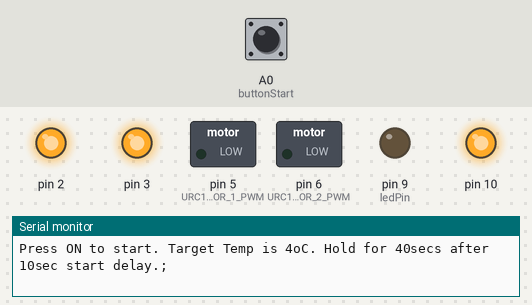
This sketch was run on a simulated Arduino Uno, built with avr-gcc and run on an emulated ATmega328P. Shown: switched loads named in the sketch (green lamp = pin HIGH), output pins drawn as LEDs (lit = HIGH), the last lines printed to the serial monitor. The inputs (shaded band) are chosen by the test bench; at power-on: A0 (buttonStart) HIGH.

Above: at 1.4 s.
1.5 s: A0 (buttonStart) pulled LOW for 1.2 s
At 4.1 s:
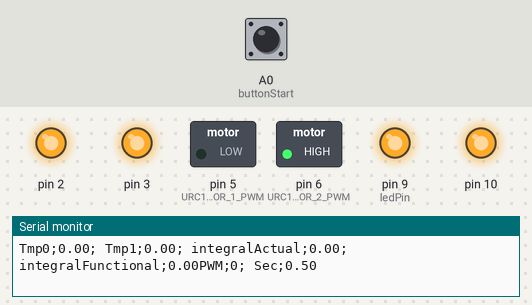
At 13.7 s:
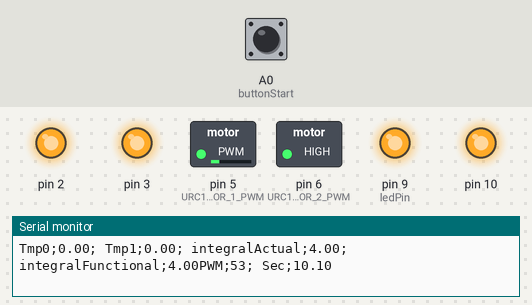
Timing chart, 0 to 15.3 s (numbered marks = the images above; inputs shaded):
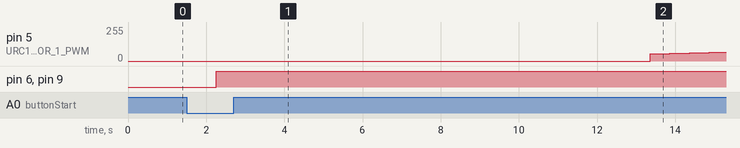

The sketch:

thermal_degeneration.ino
```cpp
/***************************************************************************
This program runs two Peltiers, two k-type thermalcouples, and two CPU coolers for Drosophila temperature treatment
M1 controls both Peltiers
M2 controls both fans
Thermocouple code from PlayingSEN30006_MAX31856_example.ino
***************************************************************************/
#include "PlayingWithFusion_MAX31856.h" //Playing With Fusion thermocouple breakout library
#include "PlayingWithFusion_MAX31856_STRUCT.h"  //Playing With Fusion thermocouple breakout library
#include "SPI.h"  //microcontroler library

// ##### Assay variables ###############################################
// #####################################################################
int targetTemp = 4; //final temp of the ramp
int beginningHold = 10; //time before PWM begins UNIT = seconds
float holdTarget = 40; //length of time that target temp held UNIT = seconds
float assayTime = 200; //total assay time (beginningHold+ramp+holdTarget+extra) UNIT = seconds
// #####################################################################
// #####################################################################

bool assayMax = false;
bool holdMax = false;
float startHold = 0;

//Playing With Fusion breakout

uint8_t TC0_CS  = 2;
uint8_t TC1_CS  = 3;

PWF_MAX31856  thermocouple0(TC0_CS);
PWF_MAX31856  thermocouple1(TC1_CS);

//Program variables

int startDelay = 10000; //delay before PWM starts
float startTime; //store time at which the program is started after button click

int tempPercent; //percent difference from sensor and target temp
int absTempPercent; //make all temp values positive
int rateAdjust; //adjusted rate of PWM power based
int constRateAdjust; // contrained to 0-255

// PID variables
float proportion;
//float cProportion = 100 / targetTemp * 1.6; //testing
float cProportion = 25.788 * pow(targetTemp,-0.549); //this works for 4 and 38 to 46oc
float cIntegral = cProportion / 10.0;
//float maxIntegral = 140; //testing
float maxIntegral = 0.1418 * pow(targetTemp,2) - 5.6618 * targetTemp + 100.38; //this works for 4 and 38 to 46oc
float integralActual = 0.0; // the "I" in PID ##### changing to try to prevent initial drop
float integralFunctional;

//Button controler settings
int ledPin = 9; // button set up
int buttonStart = A0;

byte leds = 0;
bool trigger = false;
bool fanTrigger = false;

//Motor controler settings
byte M1ArrayPower = 0; //Motor1 Array of Peltiers
char peltierPower[4];

#define URC10_MOTOR_1_DIR 4 // set motor for direction control for Peltier
#define URC10_MOTOR_1_PWM 5 // set PWM for power control for Peltier

#define URC10_MOTOR_2_DIR 7 // set motor for direction control for Fan
#define URC10_MOTOR_2_PWM 6 // set PWM for power control for Fan

#define COOL 0       // motor current direction for cooling effect
#define HEAT 1       // motor current direction for heating effect

int tempDirection = COOL;

void setup(){
  delay(250);                            // give chip a chance to stabilize
  Serial.begin(38400);                   // set baudrate of serial port
  //Serial.println("Playing With Fusion: MAX31856, SEN-30005;");

  // setup for the the SPI library:
  SPI.begin();                            // begin SPI
  SPI.setClockDivider(SPI_CLOCK_DIV16);   // SPI speed to SPI_CLOCK_DIV16 (1MHz)
  SPI.setDataMode(SPI_MODE3);             // MAX31856 is a MODE3 device

  // call config command... options can be seen in the PlayingWithFusion_MAX31856.h file
  thermocouple0.MAX31856_config(K_TYPE, CUTOFF_60HZ, AVG_SEL_4SAMP, CMODE_AUTO);
  thermocouple1.MAX31856_config(K_TYPE, CUTOFF_60HZ, AVG_SEL_4SAMP, CMODE_AUTO);

  pinMode(ledPin, OUTPUT); // button set up
  pinMode(buttonStart, INPUT_PULLUP);

// ##### Readout Labels ################################################
// #####################################################################
  Serial.print("Press ON to start. ");
  Serial.print("Target Temp is ");
  Serial.print(targetTemp);
  Serial.print("oC. Hold for ");
  Serial.print(holdTarget, 0);
  Serial.print("secs after ");
  Serial.print(beginningHold);
  Serial.print("sec start delay.");
  Serial.print(";");
  Serial.println();
// #####################################################################
// #####################################################################
}

void loop(){

digitalWrite(URC10_MOTOR_2_DIR, 0); //Fan

// ##### Button trigger ##############################
  while (trigger == false){
    if (digitalRead(buttonStart) == LOW){
      digitalWrite(ledPin, HIGH);
      trigger = true;
    }

    if (trigger == true){
      analogWrite(URC10_MOTOR_2_PWM, 255);   //turn on Fan
    } else if (trigger == false) {
      analogWrite(URC10_MOTOR_2_PWM, 0);   //turn off Fan
    }

    delay (1000);
    startTime = millis();
  }

// ##### Thermocouple code ##############################
  delay(500);                                   // 500ms delay... can be as fast as ~100ms in continuous mode, 1 samp avg

  static struct var_max31856 TC_CH0, TC_CH1;
  double tmp0; // thermocouple #1
  double tmp1; // thermocouple #2

  struct var_max31856 *tc_ptr;

  // Read CH 0
  tc_ptr = &TC_CH0;                             // set pointer
  thermocouple0.MAX31856_update(tc_ptr);        // Update MAX31856 channel 0
  // Read CH 1
  tc_ptr = &TC_CH1;                             // set pointer
  thermocouple1.MAX31856_update(tc_ptr);        // Update MAX31856 channel 1


// ##### Print information to serial port ##############################

  // Thermocouple channel 0
  Serial.print("Tmp0;");            // Print TC0 header
  if(TC_CH0.status)
  {
    // lots of faults possible at once, technically... handle all 8 of them
    // Faults detected can be masked, please refer to library file to enable faults you want represented
    Serial.println("fault(s) detected");
    Serial.print("Fault List: ");
    if(0x01 & TC_CH0.status){Serial.print("OPEN  ");}
    if(0x02 & TC_CH0.status){Serial.print("Overvolt/Undervolt  ");}
    if(0x04 & TC_CH0.status){Serial.print("TC Low  ");}
    if(0x08 & TC_CH0.status){Serial.print("TC High  ");}
    if(0x10 & TC_CH0.status){Serial.print("CJ Low  ");}
    if(0x20 & TC_CH0.status){Serial.print("CJ High  ");}
    if(0x40 & TC_CH0.status){Serial.print("TC Range  ");}
    if(0x80 & TC_CH0.status){Serial.print("CJ Range  ");}
    Serial.println(" ");
  }
  else  // no fault, print temperature data
  {
    //Serial.println("no faults detected");
    // MAX31856 Internal Temp
    tmp0 = (double)TC_CH0.ref_jcn_temp * 0.015625;  // convert fixed pt # to double
    //Serial.print("Tint = ");                      // print internal temp heading
    if((-100 > tmp0) || (150 < tmp0)){Serial.println("unknown fault");}
    else{Serial.print("");}

    // MAX31856 External (thermocouple) Temp
    tmp0 = (double)TC_CH0.lin_tc_temp * 0.0078125;           // convert fixed pt # to double
    Serial.print(tmp0); // print temperature sensor 0
    Serial.print("; ");
  }

  // Thermocouple channel 1
  Serial.print("Tmp1;");            // Print TC0 header
  if(TC_CH1.status)
  {
    // lots of faults possible at once, technically... handle all 8 of them
    // Faults detected can be masked, please refer to library file to enable faults you want represented
    Serial.println("fault(s) detected");
    Serial.print("Fault List: ");
    if(0x01 & TC_CH1.status){Serial.print("OPEN  ");}
    if(0x02 & TC_CH1.status){Serial.print("Overvolt/Undervolt  ");}
    if(0x04 & TC_CH1.status){Serial.print("TC Low  ");}
    if(0x08 & TC_CH1.status){Serial.print("TC High  ");}
    if(0x10 & TC_CH1.status){Serial.print("CJ Low  ");}
    if(0x20 & TC_CH1.status){Serial.print("CJ High  ");}
    if(0x40 & TC_CH1.status){Serial.print("TC Range  ");}
    if(0x80 & TC_CH1.status){Serial.print("CJ Range  ");}
    Serial.println(" ");
  }
  else  // no fault, print temperature data
  {
    //Serial.println("no faults detected");
    // MAX31856 Internal Temp
    tmp1 = (double)TC_CH1.ref_jcn_temp * 0.015625;  // convert fixed pt # to double

    // MAX31856 External (thermocouple) Temp
    tmp1 = (double)TC_CH1.lin_tc_temp * 0.0078125;           // convert fixed pt # to double
    Serial.print(tmp1); // print temperature sensor 1
    Serial.print("; ");
  }

  float currentTime = (millis() - startTime)/1000.0;

// ################ PWM control ########################################

  float targetVSroom = targetTemp - tmp1;
  if (targetVSroom > 0){
    tempDirection = HEAT;
    tempPercent = ((targetTemp - tmp0)/targetTemp) * 100;
    proportion = targetTemp - tmp0;
  } else if (targetVSroom < 0){
    tempDirection = COOL;
    tempPercent = ((tmp0 - targetTemp)/tmp0) * 100;
    proportion = (tmp0 - targetTemp) / 2; //cooling is happening too fast
  }

  if (tempPercent <= 0) {
    assayMax = true; //sets when the ramp PWM should switch to hold PWM
  }

  if (currentTime < beginningHold){
    rateAdjust = 0;
  } else {

    integralActual += proportion;
    integralFunctional = integralActual;

    if (integralActual > maxIntegral)
      integralFunctional = maxIntegral;
    else if (integralActual < -maxIntegral)
      integralFunctional = -maxIntegral;
  }

  if (assayMax == false & currentTime > beginningHold) {
    digitalWrite(URC10_MOTOR_1_DIR, tempDirection);
    //rateAdjust = floor(((currentTime-beginningHold)+60) / 1.5);
    rateAdjust = cProportion * proportion + cIntegral * integralFunctional;
  } else if (assayMax == true) {
    if (holdMax == false) {
      startHold = currentTime;
      holdMax = true;
    }

    float holdTargetCount = currentTime - startHold;

    if (holdTargetCount <= holdTarget){
      digitalWrite(URC10_MOTOR_1_DIR, tempDirection);
      rateAdjust = cProportion * proportion + cIntegral * integralFunctional;
      }
    else if (holdTargetCount > holdTarget){ //end thermal cycle
      rateAdjust = 0;
      }
  }

  if(rateAdjust > 255) { //constrain scaling to 255
    constRateAdjust = 255;
  } else if (rateAdjust < 0){
    constRateAdjust = 0;
  } else {
    constRateAdjust = rateAdjust;
  }

  M1ArrayPower = (byte) constRateAdjust;  //set PWM byte from polynomial scaling


  //Trouble Shooting
  Serial.print("integralActual;");
  Serial.print(integralActual);
  Serial.print("; ");
  Serial.print("integralFunctional;");
  Serial.print(integralFunctional);


  Serial.print("PWM;");
  Serial.print(M1ArrayPower);
  Serial.print("; ");
  Serial.print("Sec;");
  Serial.print(currentTime);
  Serial.println();

  analogWrite(URC10_MOTOR_1_PWM, M1ArrayPower);   //send PWM value to Peltiers

  if (currentTime > assayTime){
    Serial.print("DONE;");
  }

  while (currentTime > assayTime){ //end program when assay length is done and hold in loop
    analogWrite(URC10_MOTOR_1_PWM, 0); //turn peltier off
    analogWrite(URC10_MOTOR_2_PWM, 0); //turn off Fan
    digitalWrite(ledPin, LOW);
    delay (1000);
  }
}
```

PlayingWithFusion_MAX31856.cpp
```cpp
// (licence header left out)
#include "PlayingWithFusion_MAX31856.h"

PWF_MAX31856::PWF_MAX31856(uint8_t CSx)
{
  // Function to initialize thermocouple channel, load private variables
  _cs = CSx;

  pinMode(_cs, OUTPUT);

  // immediately pull CS pin high to avoid conflicts on SPI bus
  digitalWrite(_cs, HIGH);
}

uint8_t PWF_MAX31856::_sing_reg_read(uint8_t RegAdd)
{
	digitalWrite(_cs, LOW);						// set pin low to start talking to IC
	// next pack address byte
	// bits 7:4 are 0 for read, register is in bits 3:0... format 0Xh
	SPI.transfer((RegAdd & 0x0F));				// write address
	// then read register data
	uint8_t RegData = SPI.transfer(0x00); 		// read register data from IC
	digitalWrite(_cs, HIGH);					// set pin high to end SPI session

	return RegData;
}

void PWF_MAX31856::_sing_reg_write(uint8_t RegAdd, uint8_t BitMask, uint8_t RegData)
{
	// start by reading original register data (we're only modifying what we need to)
	uint8_t OrigRegData = _sing_reg_read(RegAdd);

	// calculate new register data... 'delete' old targeted data, replace with new data
	// note: 'BitMask' must be bits targeted for replacement
	// add'l note: this function does NOT shift values into the proper place... they need to be there already
	uint8_t NewRegData = ((OrigRegData & ~BitMask) | (RegData & BitMask));

	// now configure and write the updated register value
	digitalWrite(_cs, LOW);							// set pin low to start talking to IC
	// next pack address byte
	// bits 7:4 are 1000b for read, register is in bits 3:0... format 8Xh
	SPI.transfer((RegAdd & 0x0F) | 0x80);			// simple write, nothing to read back
	SPI.transfer(NewRegData); 						// write register data to IC
	digitalWrite(_cs, HIGH);						// set pin high to end SPI session
}

void PWF_MAX31856::MAX31856_config(uint8_t TC_TYPE, uint8_t FILT_FREQ, uint8_t AVG_MODE, uint8_t MEAS_MODE)
{
	// TC_TYPE: B_TYPE, E_TYPE, J_TYPE, K_TYPE, N_TYPE, R_TYPE, S_TYPE, T_TYPE
	// FILT_FREQ: CUTOFF_60HZ, CUTOFF_50HZ
	// AVG_MODE: AVG_SEL_1SAMP, AVG_SEL_2SAMP, AVG_SEL_4SAMP, AVG_SEL_8SAMP, AVG_SEL_16SAMP
	// MEAS_MODE: CMODE_OFF, CMODE_AUTO

	uint8_t regdat = 0;		// set up paramater to compile register configs

	// set CR0 (REG_CR0)
	if(CMODE_AUTO == MEAS_MODE) // auto conversion mode selected (~100ms interval sampling)
	{
		regdat = (CMODE_AUTO | ONESHOT_OFF | OCFAULT_10MS | CJ_ENABLED | FAULT_AUTO | FAULT_CLR_DEF | FILT_FREQ);
	}
	else	// else it's single-shot mode
	{
		regdat = (CMODE_OFF | ONESHOT_OFF | OCFAULT_10MS | CJ_ENABLED | FAULT_AUTO | FAULT_CLR_DEF | FILT_FREQ);
	}
	_sing_reg_write(REG_CR0, 0xFF, regdat);	// write data to register
/*	CRO, 00h/80h:[7] cmode (0=off (default), 1=auto conv mode)
		[6] 1shot (0=off, default)
		[5:4] OCFAULT (table 4 in datasheet)
		[3] CJ disable (0=cold junction enabled by default, 1=CJ disabled, used to write CJ temp)
		[2] FAULT mode (0=sets, clears automatically, 1=manually cleared, sets automatically)
		[1] FAULTCLR   (0 - default, 1=see datasheet)
		[0] 50/60Hz (0=60hz (default), 1=50Hz filtering) + harmonics */

	// set CR1 (REG_CR1)
	regdat = (AVG_MODE | TC_TYPE);
	_sing_reg_write(REG_CR1, 0xFF, regdat);
/*	CR1, 01h/81h:[7] reserved
		[6:4] AVGSEL (0=1samp(default),1=2samp,2=4samp,3=8samp,0b1xx=16samp])
		[3:0] TC type (0=B, 1=E, 2=J, 3=K(default), 4=N, 5=R, 6=S, 7=T, others, see datasheet)*/

	// set MASK (REG_MASK) - PWF default masks all but OV/UV and OPEN from lighting LED
	regdat = (CJ_HIGH_MASK | CJ_LOW_MASK | TC_HIGH_MASK | TC_LOW_MASK);
	_sing_reg_write(REG_MASK, 0x3F, regdat);
/*	MASK, 02h/82h: This register masks faults from causing the FAULT output from asserting,
				   but fault bits will still be set in the FSR (0x0F)
		           All faults are masked by default... must turn them on if desired
		[7:6] reserved
		[5] CJ high fault mask
		[4] CJ low fault mask
		[3] TC high fault mask
		[2] TC low fault mask
		[1] OV/UV fault mask
		[0] Open fault mask
		PWF example: 0x03 (OV/UV + open) */

	// LEAVE CJHFT/CJLFT AT DEFAULT VALUES FOR PWF EXAMPLE
	// note: these values would potentially be used to indicate material or component
	//       limits have been exceeded for your specific measurement configuration
/*	CJHFT, 03h/83h: cold-jcn high fault threshold, default 0x7F (bit 7 is sign)
	CJLFT, 04h/84h: cold-jcn low fault threshold, default 0x00) */

	// LEAVE LTXFTX AT DEFAULT VALUES FOR PWF EXAMPLE
	// note: these values would potentially be used to indicate material limits
	//       have been exceeded for your specific thermocouple
/*	LTHFTH, 05h/85h: Linearize temperature high fault thresh MSB (bit 7 is sign)
	LTHFTL, 06h/86h: Linearize temperature high fault thresh LSB
	LTLFTH, 07h/87h: Linearize temperature low fault thresh MSB (bit 7 is sign)
	LTLFTL, 08h/88h: Linearize temperature low fault thresh LSB */
}

void PWF_MAX31856::MAX31856_update(struct var_max31856 *tc_ptr)
{
	// Start by reading SR for any faults, exit if faults present, though some
	// faults could potentially be dealt with
	uint8_t fault_status = _sing_reg_read(REG_SR);
	tc_ptr->status = fault_status;

	// Read Cold Jcn temperature (2 registers)
	int16_t cj_temp =  (_sing_reg_read(REG_CJTH)<<8); // MSB, left shift 8
	cj_temp |= _sing_reg_read(REG_CJTL);			  // LSB read
	// now save sign, shift right 2 to align to type (see datasheet, pg 24 for reg packing)
	if(cj_temp & 0x8000){cj_temp = (0xE000 | ((cj_temp & 0x7FFF)>>2));}
	else{cj_temp = (cj_temp & 0x7FFF)>>2;}
	tc_ptr->ref_jcn_temp = cj_temp;					  // store result in struct

	// Read Linearized TC temperature (3 registers)
	int32_t tc_temp = (_sing_reg_read(REG_LTCBH)<<8); 	// HSB, left shift 8
	tc_temp |= _sing_reg_read(REG_LTCBM);		  	  	// MSB
	tc_temp <<= 8;									  	// left shift 8
	tc_temp |= _sing_reg_read(REG_LTCBL);				// LSB
	// now save sign, shift to align to type (see datasheet, pg 25 for reg packing)
	if(tc_temp & 0x800000){tc_temp = 0xFFFC0000 | ((tc_temp & 0x7FFFFF)>>5);}
	else{tc_temp = (tc_temp & 0x7FFFFF)>>5;}
	tc_ptr->lin_tc_temp = tc_temp;
}

void PWF_MAX31856::MAX31856_1shot_start(void)
{

	_sing_reg_write(REG_CR0, ONESHOT_ON, ONESHOT_ON);	// set the 1shot bit
	// note, it takes approximately 143ms to perform the conversion in 60-Hz filter mode
	// and 169ms in 50-Hz filter mode. Keep this in mind if not using DRDY output for interrupt.
	// Call the MAX31856_update command after the conversion is complete to read the new value.
	// Also, don't run simultaneous conversions on multiple MAX chips if they are electrically connected
	// as the readings will likely be skewed.
}

void PWF_MAX31856::MAX31856_CJ_offset(int8_t offset_val)	// offset is 2^-4 degC/bit
{
	/*	CJTO, 09h/89h: Cold Junction Temperature Offset (int8_t, default 0x00) */
	// This function could be used to add a temperature offset based on a known difference
	//      between the chip temp and the location of the TC metal to copper transition

	// might need to write special handling for the signedness of the offset_val...
	_sing_reg_write(REG_CJTO, 0xFF, (uint8_t) offset_val);
}
```

PlayingWithFusion_MAX31856_STRUCT.h
```cpp
// (licence header left out)
#ifndef PWF_MAX31856_STRUCT_H
#define PWF_MAX31856_STRUCT_H

#include "avr/pgmspace.h"


struct var_max31856{
    long int  lin_tc_temp;	// linearized TC temperature, 0.0078125 decC/bit (2^-7)
    int16_t  ref_jcn_temp;	// temp of chip ref jcn, 0.015625 deg C/bit (2^-6)
    uint8_t  status;		// TC status - valid/invalid + fault reason
};


#endif /* PWF_MAX31856_STRUCT_H */
```

Source omitted: layingWithFusion_MAX31856.h (4732 bytes)

Measured:
- after the input at 1.5 s, pin 5 (URC10_MOTOR_1_PWM): 0/255 → 53/255 after 11.9 s, → 57/255 0.51 s later, → 62/255 0.51 s later, → 67/255 0.51 s later; pin 6 (URC10_MOTOR_2_PWM), pin 9 (ledPin): LOW → HIGH after 0.76 s
